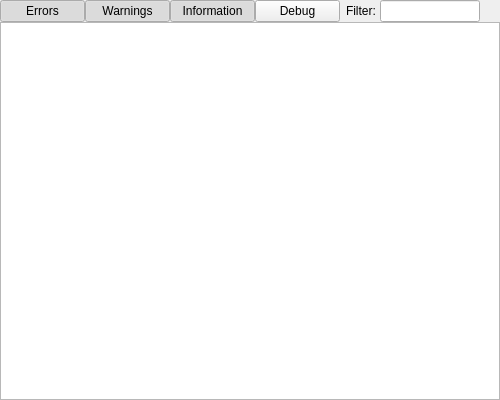
<?xml version="1.0" encoding="UTF-8"?>
<ui version="4.0">
 <class>Log</class>
 <widget class="QWidget" name="Log">
  <property name="geometry">
   <rect>
    <x>0</x>
    <y>0</y>
    <width>500</width>
    <height>400</height>
   </rect>
  </property>
  <property name="windowTitle">
   <string>Log Viewer</string>
  </property>
  <layout class="QGridLayout" name="gridLayout">
   <property name="margin">
    <number>0</number>
   </property>
   <property name="spacing">
    <number>0</number>
   </property>
   <item row="0" column="0">
    <widget class="QPushButton" name="showErrorsButton">
     <property name="minimumSize">
      <size>
       <width>85</width>
       <height>20</height>
      </size>
     </property>
     <property name="text">
      <string>Errors</string>
     </property>
     <property name="icon">
      <iconset resource="../resources/resources.qrc">
       <normaloff>:/images/icons/dialog-error.svg</normaloff>:/images/icons/dialog-error.svg</iconset>
     </property>
     <property name="iconSize">
      <size>
       <width>16</width>
       <height>16</height>
      </size>
     </property>
     <property name="checkable">
      <bool>true</bool>
     </property>
     <property name="checked">
      <bool>true</bool>
     </property>
    </widget>
   </item>
   <item row="0" column="1">
    <widget class="QPushButton" name="showWarningsButton">
     <property name="minimumSize">
      <size>
       <width>85</width>
       <height>20</height>
      </size>
     </property>
     <property name="text">
      <string>Warnings</string>
     </property>
     <property name="icon">
      <iconset resource="../resources/resources.qrc">
       <normaloff>:/images/icons/dialog-warning.svg</normaloff>:/images/icons/dialog-warning.svg</iconset>
     </property>
     <property name="iconSize">
      <size>
       <width>16</width>
       <height>16</height>
      </size>
     </property>
     <property name="checkable">
      <bool>true</bool>
     </property>
     <property name="checked">
      <bool>true</bool>
     </property>
    </widget>
   </item>
   <item row="0" column="4">
    <spacer name="horizontalSpacer">
     <property name="orientation">
      <enum>Qt::Horizontal</enum>
     </property>
     <property name="sizeHint" stdset="0">
      <size>
       <width>40</width>
       <height>20</height>
      </size>
     </property>
    </spacer>
   </item>
   <item row="0" column="2">
    <widget class="QPushButton" name="showInformationButton">
     <property name="minimumSize">
      <size>
       <width>85</width>
       <height>20</height>
      </size>
     </property>
     <property name="text">
      <string>Information</string>
     </property>
     <property name="icon">
      <iconset resource="../resources/resources.qrc">
       <normaloff>:/images/icons/dialog-information.svg</normaloff>:/images/icons/dialog-information.svg</iconset>
     </property>
     <property name="iconSize">
      <size>
       <width>16</width>
       <height>16</height>
      </size>
     </property>
     <property name="checkable">
      <bool>true</bool>
     </property>
     <property name="checked">
      <bool>true</bool>
     </property>
     <property name="flat">
      <bool>false</bool>
     </property>
    </widget>
   </item>
   <item row="0" column="3">
    <widget class="QPushButton" name="showDebugButton">
     <property name="minimumSize">
      <size>
       <width>85</width>
       <height>20</height>
      </size>
     </property>
     <property name="text">
      <string>Debug</string>
     </property>
     <property name="icon">
      <iconset resource="../resources/resources.qrc">
       <normaloff>:/images/icons/script-error.svg</normaloff>:/images/icons/script-error.svg</iconset>
     </property>
     <property name="iconSize">
      <size>
       <width>16</width>
       <height>16</height>
      </size>
     </property>
     <property name="checkable">
      <bool>true</bool>
     </property>
    </widget>
   </item>
   <item row="0" column="5">
    <widget class="QLabel" name="label">
     <property name="text">
      <string>Filter: </string>
     </property>
    </widget>
   </item>
   <item row="0" column="7">
    <widget class="QPushButton" name="clearFilterButton">
     <property name="enabled">
      <bool>true</bool>
     </property>
     <property name="minimumSize">
      <size>
       <width>20</width>
       <height>20</height>
      </size>
     </property>
     <property name="text">
      <string/>
     </property>
     <property name="icon">
      <iconset resource="../resources/resources.qrc">
       <normaloff>:/images/icons/edit-clear-locationbar-rtl.svg</normaloff>:/images/icons/edit-clear-locationbar-rtl.svg</iconset>
     </property>
     <property name="iconSize">
      <size>
       <width>16</width>
       <height>16</height>
      </size>
     </property>
     <property name="flat">
      <bool>true</bool>
     </property>
    </widget>
   </item>
   <item row="0" column="6">
    <widget class="QLineEdit" name="filterLineEdit">
     <property name="sizePolicy">
      <sizepolicy hsizetype="Minimum" vsizetype="Fixed">
       <horstretch>0</horstretch>
       <verstretch>0</verstretch>
      </sizepolicy>
     </property>
     <property name="minimumSize">
      <size>
       <width>100</width>
       <height>0</height>
      </size>
     </property>
     <property name="text">
      <string/>
     </property>
    </widget>
   </item>
   <item row="1" column="0" colspan="9">
    <widget class="QTableView" name="m_pLogTable">
     <property name="horizontalScrollBarPolicy">
      <enum>Qt::ScrollBarAsNeeded</enum>
     </property>
     <property name="selectionBehavior">
      <enum>QAbstractItemView::SelectRows</enum>
     </property>
     <property name="verticalScrollMode">
      <enum>QAbstractItemView::ScrollPerPixel</enum>
     </property>
     <property name="horizontalScrollMode">
      <enum>QAbstractItemView::ScrollPerPixel</enum>
     </property>
     <property name="showGrid">
      <bool>false</bool>
     </property>
     <property name="wordWrap">
      <bool>false</bool>
     </property>
     <property name="cornerButtonEnabled">
      <bool>false</bool>
     </property>
     <attribute name="horizontalHeaderShowSortIndicator" stdset="0">
      <bool>true</bool>
     </attribute>
     <attribute name="horizontalHeaderStretchLastSection">
      <bool>true</bool>
     </attribute>
     <attribute name="verticalHeaderVisible">
      <bool>false</bool>
     </attribute>
    </widget>
   </item>
  </layout>
 </widget>
 <resources>
  <include location="../resources/resources.qrc"/>
 </resources>
 <connections/>
</ui>
